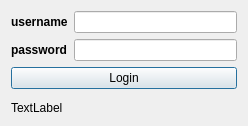
<?xml version="1.0" encoding="UTF-8"?>
<ui version="4.0">
 <class>LoginDialog</class>
 <widget class="QDialog" name="LoginDialog">
  <property name="geometry">
   <rect>
    <x>0</x>
    <y>0</y>
    <width>248</width>
    <height>126</height>
   </rect>
  </property>
  <property name="windowTitle">
   <string>Login</string>
  </property>
  <property name="windowIcon">
   <iconset resource="resource.qrc">
    <normaloff>:/images/img/login_icon.png</normaloff>:/images/img/login_icon.png</iconset>
  </property>
  <layout class="QGridLayout" name="gridLayout">
   <item row="0" column="0">
    <layout class="QVBoxLayout" name="verticalLayout_3">
     <item>
      <layout class="QFormLayout" name="formLayout">
       <item row="0" column="0">
        <layout class="QVBoxLayout" name="verticalLayout">
         <item>
          <widget class="QLabel" name="label">
           <property name="font">
            <font>
             <weight>75</weight>
             <bold>true</bold>
            </font>
           </property>
           <property name="text">
            <string>username</string>
           </property>
          </widget>
         </item>
         <item>
          <widget class="QLabel" name="label_2">
           <property name="font">
            <font>
             <weight>75</weight>
             <bold>true</bold>
            </font>
           </property>
           <property name="text">
            <string>password</string>
           </property>
          </widget>
         </item>
        </layout>
       </item>
       <item row="0" column="1">
        <layout class="QVBoxLayout" name="verticalLayout_2">
         <item>
          <widget class="QLineEdit" name="username_edit"/>
         </item>
         <item>
          <widget class="QLineEdit" name="password_edit">
           <property name="echoMode">
            <enum>QLineEdit::Password</enum>
           </property>
          </widget>
         </item>
        </layout>
       </item>
      </layout>
     </item>
     <item>
      <widget class="QPushButton" name="pushButton">
       <property name="text">
        <string>Login</string>
       </property>
       <property name="shortcut">
        <string>Return</string>
       </property>
       <property name="autoDefault">
        <bool>true</bool>
       </property>
      </widget>
     </item>
    </layout>
   </item>
   <item row="1" column="0">
    <layout class="QVBoxLayout" name="verticalLayout_4">
     <item>
      <spacer name="verticalSpacer">
       <property name="orientation">
        <enum>Qt::Vertical</enum>
       </property>
       <property name="sizeHint" stdset="0">
        <size>
         <width>20</width>
         <height>40</height>
        </size>
       </property>
      </spacer>
     </item>
     <item>
      <widget class="QLabel" name="status">
       <property name="text">
        <string>TextLabel</string>
       </property>
      </widget>
     </item>
    </layout>
   </item>
  </layout>
 </widget>
 <resources>
  <include location="resource.qrc"/>
 </resources>
 <connections/>
</ui>
